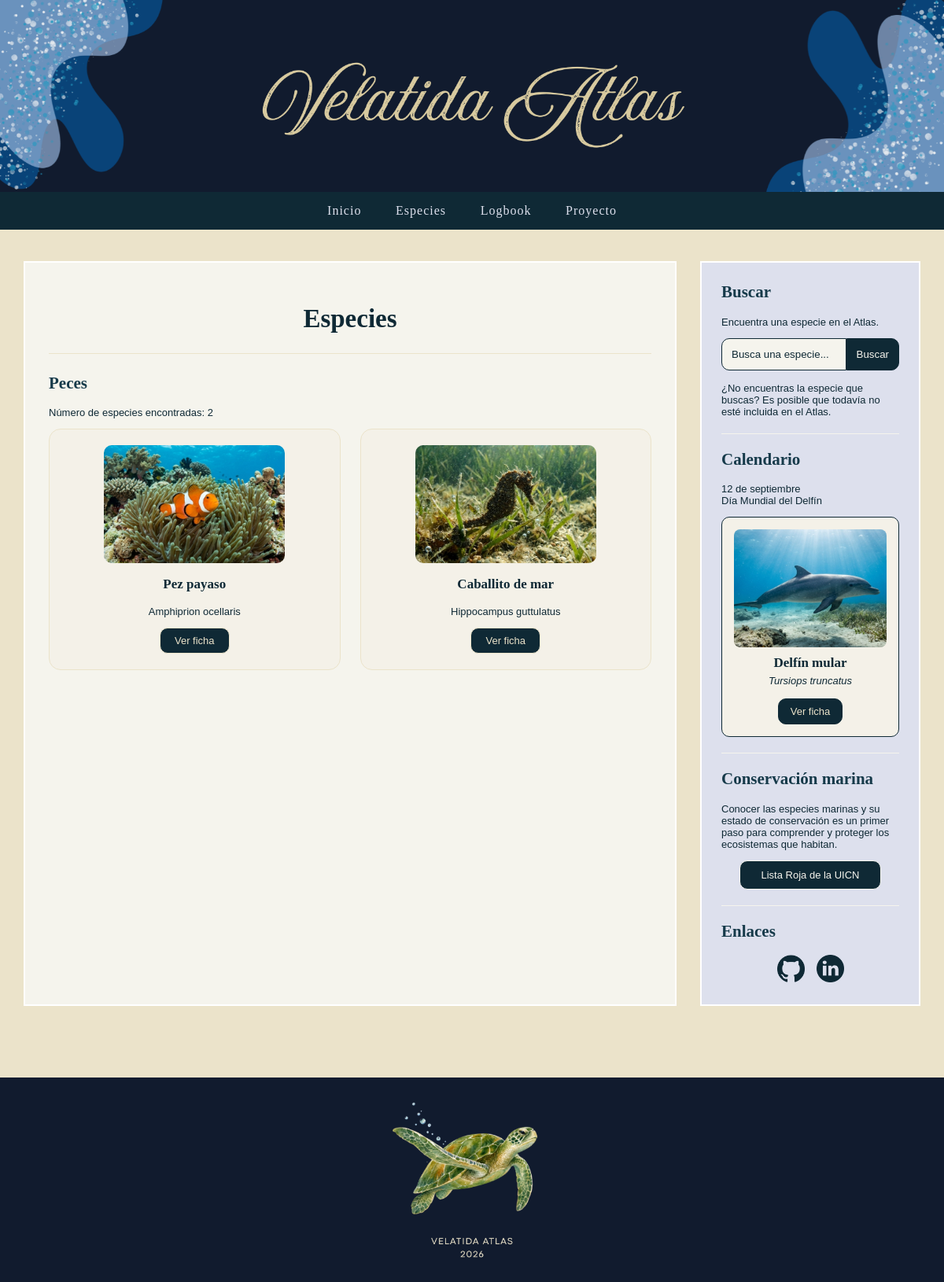
The page /grupos.php?grupo=Peces on the database its author committed.
### tables this page shows
CREATE TABLE Especies (
	id_especie VARCHAR(20) PRIMARY KEY,
	nombre_comun VARCHAR(100) NOT NULL,
	nombre_cientifico VARCHAR(100) NOT NULL,
	grupo VARCHAR(50) NOT NULL,
	familia VARCHAR(50),
	descripcion VARCHAR(200),
	tamano_min_cm INT,
	tamano_max_cm INT,
	dieta VARCHAR(50),
	venenoso BOOLEAN,
	habitat VARCHAR(100),
	zona_geografica VARCHAR(100),
	profundidad_min_m INT,
	profundidad_max_m INT,
	estado_conservacion VARCHAR(30),
	imagen_url VARCHAR(255)
);

### Web/grupos.php (the view, shortened to what this page needs)
<!DOCTYPE html>
<html lang="es">
<head>
    <link rel="stylesheet" href="css/style.css">
</head>
<body>
    <header>
        <img src="images/banner-header.png" alt="Banner header">
    </header>
    <nav>
        <a href="index.php">Inicio</a>
        <a href="especies.php">Especies</a>
        <a href="logbook/logbook.php">Logbook</a>
        <a href="proyecto.php">Proyecto</a>
    </nav>
    <div class="contenedor">
        <main>
        <h1>Especies</h1>
        <hr>
            <section class="presentacion">
                <?php
                require_once 'includes/conexion.php';
                    $grupo = $_GET['grupo'];
                    $sql = "SELECT id_especie, nombre_comun, nombre_cientifico, imagen_url
                            FROM Especies
                            WHERE grupo = ?";
                    $stmt = $conexion->prepare($sql);
                    $stmt->bind_param("s", $grupo);
                    $stmt->execute();
                    $resultado = $stmt->get_result();
                ?>
                <h2>
                    <?php echo htmlspecialchars($grupo); ?>
                </h2>
                <p>
                    Número de especies encontradas:
                    <?php echo $resultado->num_rows; ?>
                </p>
            </section>
            <section class="grupo-especies">
                <div class="tarjetas-especies">
                    <?php while ($especie = $resultado->fetch_assoc()) { ?>
                        <article class="tarjeta-especie">
                            <img
                                src="<?php echo $especie['imagen_url']; ?>"
                                alt="<?php echo $especie['nombre_comun']; ?>"
                            >
                            <h3>
                                <?php echo $especie['nombre_comun']; ?>
                            </h3>
                            <p>
                                <?php echo $especie['nombre_cientifico']; ?>
                            </p>
                            <a class="boton-ver-ficha-grupo" href="ficha.php?id=<?php echo $especie['id_especie']; ?>">
                                Ver ficha
                            </a>
                        </article>
                    <?php } ?>
                </div>
            </section>
        </main>
        <?php include 'includes/sidebar.php'; ?>
    </div>
    <hr>
    <footer>
        <img src="images/banner-footer.png" alt="Banner footer">
    </footer>
</body>
</html>

### Web/includes/sidebar.php (shortened to what this page needs)
<?php
require_once __DIR__ . '/conexion.php';
$ruta = '';
$sql_destacada = "SELECT id_especie, nombre_comun, nombre_cientifico, imagen_url
                  FROM Especies
                  WHERE id_especie = '0000005'";
$resultado_destacada = $conexion->query($sql_destacada);
$especie_destacada = $resultado_destacada->fetch_assoc();
?>
<aside>
    <section class="sidebar-bloque">
        <h2>Buscar</h2>
        <p>
            Encuentra una especie en el Atlas.
        </p>
    </section>
    <section class="buscador-lateral">
        <form action="<?php echo $ruta; ?>busqueda.php" method="get">
            <div class="form-buscador">
                <input
                    type="text"
                    name="busqueda"
                    placeholder="Busca una especie..."
                >
                <button type="submit">Buscar</button>
            </div>
        </form>
        <p class="mensaje-busqueda">
            ¿No encuentras la especie que buscas? Es posible que todavía no esté incluida en el Atlas.
        </p>
    </section>
    <hr>
    <section class="sidebar-bloque">
        <h2>Calendario</h2>
        <p>
            12 de septiembre <br>
            Día Mundial del Delfín
        </p>
        <?php if ($especie_destacada) { ?>
            <div class="especie-destacada">
                <img
                    src="<?php echo $ruta . $especie_destacada['imagen_url']; ?>"
                    alt="<?php echo htmlspecialchars($especie_destacada['nombre_comun']); ?>"
                >
                <h3>
                    <?php echo htmlspecialchars($especie_destacada['nombre_comun']); ?>
                </h3>
                <p>
                    <?php echo htmlspecialchars($especie_destacada['nombre_cientifico']); ?>
                </p>
                <a
                    class="boton-ver-ficha-destacada"
                    href="<?php echo $ruta; ?>ficha.php?id=<?php echo $especie_destacada['id_especie']; ?>"
                >
                    Ver ficha
                </a>
            </div>
        <?php } ?>
    </section>
    <hr>
    <section class="sidebar-bloque">
        <h2>Conservación marina</h2>
        <p>
            Conocer las especies marinas y su estado de conservación
            es un primer paso para comprender y proteger los ecosistemas que habitan.
        </p>
            <li>
                <a href="https://www.iucnredlist.org/es/" target="_blank" class="boton-conservacion">
                    Lista Roja de la UICN
                </a>
            </li>
    </section>
    <hr>
    <section class="sidebar-bloque">
        <h2>Enlaces</h2>
        <div class="redes-sociales">
            <li>
                <a href="https://github.com/velatida" target="_blank">
                    <img src="<?php echo $ruta; ?>images/icono-github.png" alt="GitHub">
                </a>
            </li>
            <li>
                <a href="https://linkedin.com/in/raquelparu" target="_blank">
                    <img src="<?php echo $ruta; ?>images/icono-linkedin.png" alt="LinkedIn">
                </a>
            </li>
        </div>
    </section>
</aside>

### Web/css/style.css (style rules this page uses)
* { box-sizing: border-box; }
body { margin: 0; background-color: #EBE3CA; color: #0f2935; font-family: 'Source Sans 3', sans-serif; font-size: 13px; }
h1 { font-family: 'Garamond', serif; font-size: 33px; }
h2 { font-family: 'Times New Roman', serif; font-size: 21px; }
h3 { font-family: 'Times New Roman', serif; font-size: 17px; }
header { background-color: #627FB3; }
header img { width: 100%; height: auto; display: block; }
nav { background-color: #0f2935; padding: 15px; text-align: center; }
nav a { color: #DDE0ED; text-decoration: none; margin: 0 20px; font-size: 16px; font-family: 'Georgia', serif; letter-spacing: 1px; }
.contenedor { display: flex; gap: 30px; max-width: 1200px; margin: 0 auto; padding: 40px 30px; }
main { flex: 1; background-color: #F5F4ED; border: 2px solid #ffffff; padding: 30px; }
main section { display: block; width: 100%; }
main h1 { text-align: center; }
main h2 { color: #163a4a; }
hr { border: none; border-top: 1px solid #EBE3CA; margin: 25px 0; }
.form-buscador { display: flex; width: 500px; margin: 5; padding: 5; }
.mensaje-busqueda { margin-top: 15px; }
.tarjetas-especies { display: grid; grid-template-columns: repeat(2, 1fr); gap: 25px; }
.tarjeta-especie { text-align: center; padding: 20px; border: 1px solid #EBE3CA; border-radius: 15px; background-color: #f4f1e8; }
.tarjeta-especie img { display: block; width: 70%; height: 150px; object-fit: cover; border-radius: 10px; margin: 0 auto 15px; }
.boton-ver-ficha-grupo { display: inline-block; padding: 8px 18px; border: 1px solid #EBE3CA; border-radius: 10px; background-color: #0f2935; color: #EBE3CA; text-decoration: none; }
aside { width: 280px; background-color: #DDE0ED; border: 2px solid #ffffff; padding: 25px; }
aside h2 { margin-top: 0; color: #163a4a; }
aside hr { border: none; border-top: 1px solid #F5F4ED; margin: 20px 0; }
.sidebar-bloque li { list-style: none; }
.buscador-lateral .form-buscador { width: 100%; max-width: 100%; box-sizing: border-box; }
.buscador-lateral input { padding: 12px 12px; border: 1px solid #0f2935; border-radius: 10px 0 0 10px; background-color: #F5F4ED; color: #0f2935; min-width: 0; }
.buscador-lateral input::placeholder { color: #0f2935; }
.buscador-lateral button { padding: 12px 12px; border: 1px solid #0f2935; border-radius: 0 10px 10px 0; background-color: #0f2935; color: #F5F4ED; cursor: pointer; }
.redes-sociales { display: flex; justify-content: center; align-items: center; gap: 15px; }
.redes-sociales a { display: inline-block; padding: 0; border: none; background: none; border-radius: 0; width: auto; }
.redes-sociales img { display: block; width: 35px; height: 35px; object-fit: contain; }
.sidebar-bloque .boton-conservacion { display: block; width: 80%; margin: 0 auto; text-align: center; padding: 10px 10px; border: 1px solid #F5F4ED; border-radius: 10px; background-color: #0f2935; color: #F5F4ED; text-decoration: none; text-align: center; }
.especie-destacada { border: 1px solid #0f2935; border-radius: 10px; padding: 15px; text-align: center; background-color: #f4f1e8; }
.especie-destacada img { display: block; width: 100%; height: 150px; object-fit: cover; border-radius: 8px; margin-bottom: 10px; }
.especie-destacada h3 { margin: 5px 0; }
.especie-destacada p { margin: 5px 0 15px; font-style: italic; }
.boton-ver-ficha-destacada { display: inline-block; padding: 8px 15px; border: 1px solid #0f2935; border-radius: 10px; background-color: #0f2935; color: #EBE3CA; text-decoration: none; }
footer img { width: 100%; height: auto; display: block; }

### rows shown on the page
especies: imagen_url (picture), nombre_comun "Pez payaso", nombre_cientifico "Amphiprion ocellaris"
especies: imagen_url (picture), nombre_comun "Caballito de mar", nombre_cientifico "Hippocampus guttulatus"
especies: imagen_url (picture), nombre_comun "Delfín mular", nombre_cientifico "Tursiops truncatus"

### other values the page prints
$grupo "Peces"
$resultado->num_rows "2"
